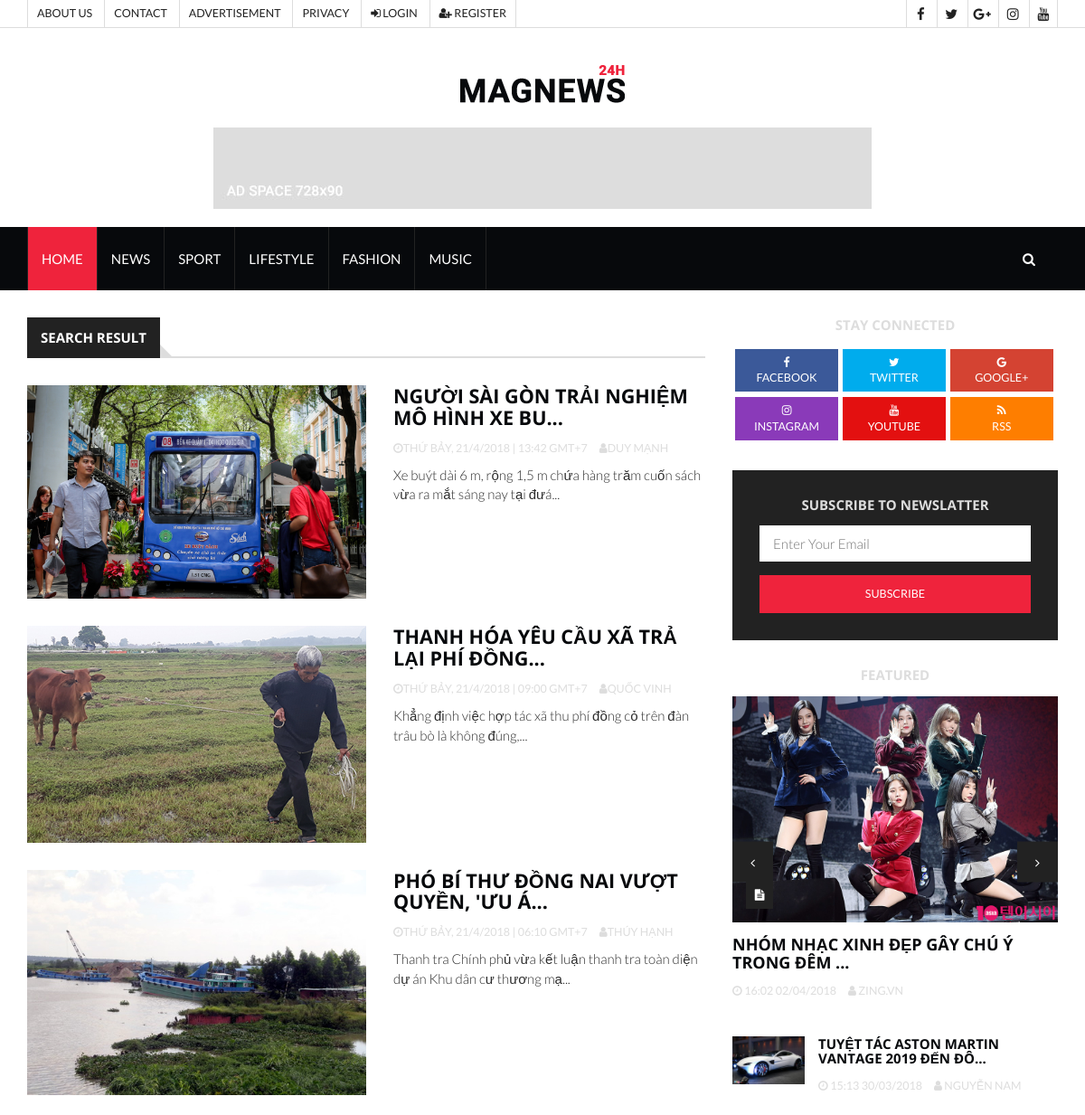
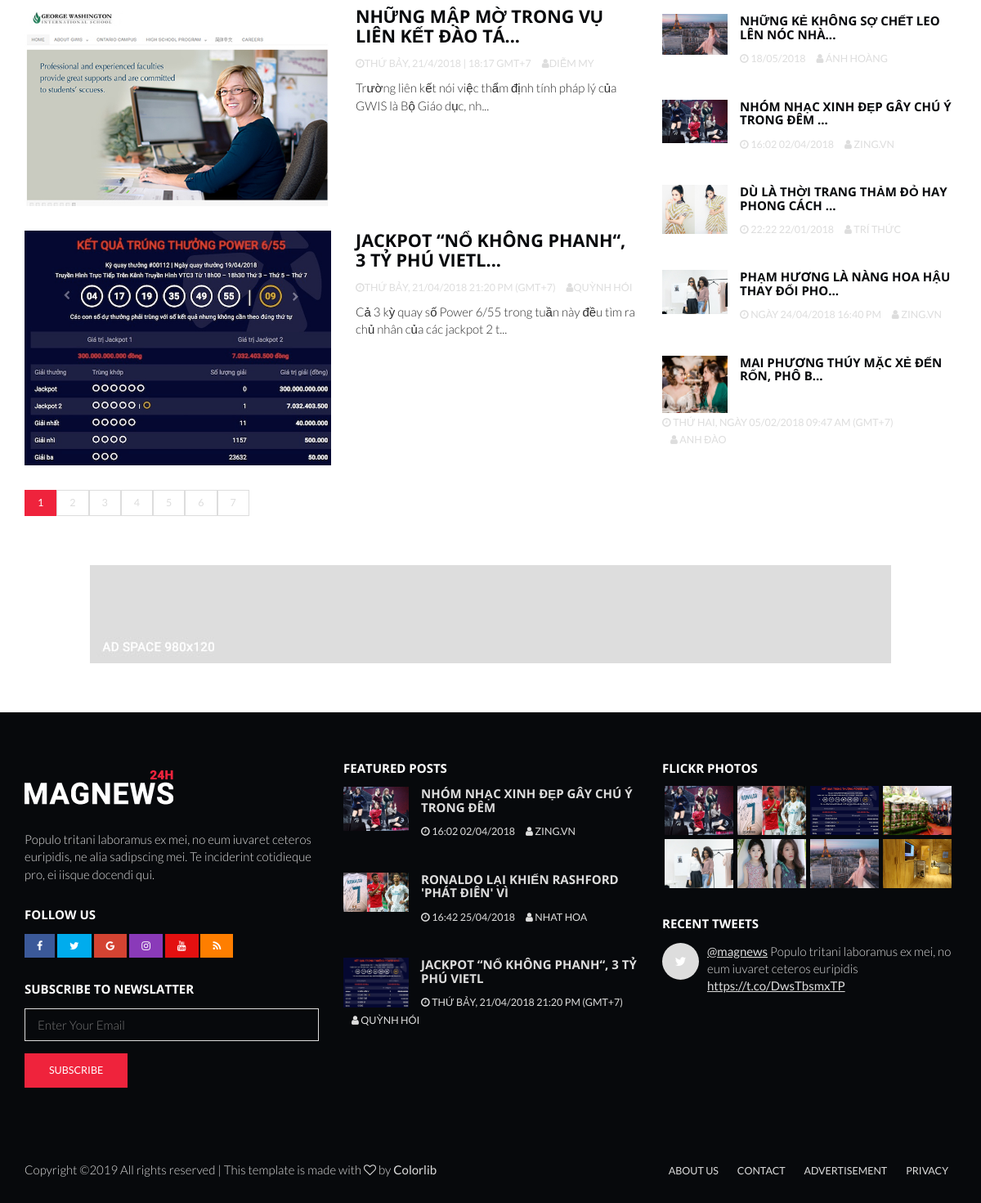
/kq_search.php, run on the app's committed database (2 pictures, top to bottom).
### tables this page shows
CREATE TABLE IF NOT EXISTS `theloai` (
  `idTL` int(11) NOT NULL AUTO_INCREMENT,
  `tenTL` varchar(200) NOT NULL,
  PRIMARY KEY (`idTL`)
);

CREATE TABLE IF NOT EXISTS `tintuc` (
  `id` int(11) NOT NULL AUTO_INCREMENT,
  `tieuDe` varchar(200) NOT NULL,
  `hinhAnh` varchar(200) NOT NULL,
  `noiDung` text NOT NULL,
  `time` varchar(200) NOT NULL,
  `author` varchar(200) NOT NULL,
  `idTL` int(11) NOT NULL,
  `tinnoibat` int(11) NOT NULL,
  PRIMARY KEY (`id`)
);

### kq_search.php (the view, shortened to what this page needs)
<?php
$db = new db();
$user = new users();
?>
<!DOCTYPE html>
<html lang="en">
	<head>
		<link type="text/css" rel="stylesheet" href="public/css/bootstrap.min.css"/>
		<link type="text/css" rel="stylesheet" href="public/css/owl.carousel.css" />
		<link type="text/css" rel="stylesheet" href="public/css/owl.theme.default.css" />
		<link rel="stylesheet" href="public/css/font-awesome.min.css">
		<link type="text/css" rel="stylesheet" href="public/css/style.css"/>
    </head>
	<body>
		<header id="header">
			<div id="top-header">
				<div class="container">
					<div class="header-links">
						<ul>
							<li><a href="#">About us</a></li>
							<li><a href="#">Contact</a></li>
							<li><a href="#">Advertisement</a></li>
							<li><a href="#">Privacy</a></li>
							<?php if (isset($_SESSION['user']))
							{
								$name = $_SESSION['user'];
								$infoUser = $user->getUser($name);
								?>
								<li><a>Hello : <i class="fa fa-user"></i> <?php echo $_SESSION['user'] ?></a></li>
								<li><a href="customer-info/customer.php"><i class="fa fa-cog"></i> My Profile</a></li>
								<li><a href="login/delete.php"><i class="fa fa-sign-out"></i> Logout</a></li>
							<?php }
							else { ?>
								<li><a href="login/index.php"><i class="fa fa-sign-in"></i> Login</a></li>
								<li><a href="register/register.html"><i class="fa fa-user-plus"></i> Register</a></li>
							<?php } ?>
						</ul>
					</div>
					<div class="header-social">
						<ul>
							<li><a href="#"><i class="fa fa-facebook"></i></a></li>
							<li><a href="#"><i class="fa fa-twitter"></i></a></li>
							<li><a href="#"><i class="fa fa-google-plus"></i></a></li>
							<li><a href="#"><i class="fa fa-instagram"></i></a></li>
							<li><a href="#"><i class="fa fa-youtube"></i></a></li>
						</ul>
					</div>
				</div>
			</div>
			<div id="center-header">
				<div class="container">
					<div class="header-logo">
						<a href="index.php" class="logo"><img src="public/images/logo.png" alt=""></a>
					</div>
					<div class="header-ads">
						<img class="center-block" src="public/images/ad-2.jpg" alt="">
					</div>
				</div>
			</div>
			<div id="nav-header">
				<div class="container">
					<nav id="main-nav">
						<ul class="main-nav nav navbar-nav">
							<li class="active"><a href="index.php">Home</a></li>
							<?php
							$tenTheLoai = $db->tenTheLoai();
							foreach ($tenTheLoai as $row) {
						?>
						 <li><a href="theloai.php?idTL=<?php echo $row['idTL'] ?>"><?php echo $row['tenTL'] ?></a></li>
						<?php
						}
						?>
						</ul>
					</nav>
					<div class="button-nav">
						<button class="search-collapse-btn"><i class="fa fa-search"></i></button>
					</div>
				</div>
			</div>
		</header>
		<div class="section">
			<div class="container">
				<div class="row">
					<div class="col-md-8">
						<div class="section-title">
							<h2 class="title">Search Result</h2>
						</div>
						<?php
							$key = $_GET['key'];
							$total_rows = $db->countSearch($key);
							$per_page = 5;
							if (isset($_GET['page']))
							{
								$page = $_GET['page'];
							}
							else
							{
								$page = 1;
							}
							$search = $db->search($key, $page, $per_page);
							foreach ($search as $row) {
						?>
						<article class="article row-article">
							<div class="article-img">
								<a href="post.php?idTL=<?php echo $row['idTL'] ?>&id=<?php echo $row['id'] ?>">
									<img src="public/images/<?php echo $row['hinhAnh'] ?>" alt="">
								</a>
							</div>
							<div class="article-body">
								<h3 class="article-title"><a href="post.php?idTL=<?php echo $row['idTL'] ?>&id=<?php echo $row['id'] ?>"><?php echo substr($row['tieuDe'], 0,50)."..." ?></a></h3>
								<ul class="article-meta">
									<li><i class="fa fa-clock-o"></i><?php echo $row['time'] ?></li>
									<li><i class="fa fa-user"></i><?php echo $row['author'] ?></li>
								</ul>
								<p><?php echo substr($row['noiDung'], 0,100)."..." ?></p>
							</div>
						</article>
						<?php }
						 ?>
						<div class="article-pagination">
							<ul>
							<?php
								$base_url = $_SERVER['PHP_SELF']."?";
								echo $db->create_links($base_url, $total_rows, $page, $per_page);
							?>
							</ul>
						</div>
					</div>
					<div class="col-md-4">
						<div class="widget social-widget">
							<div class="widget-title">
								<h2 class="title">Stay Connected</h2>
							</div>
							<ul>
								<li><a href="#" class="facebook"><i class="fa fa-facebook"></i><br><span>Facebook</span></a></li>
								<li><a href="#" class="twitter"><i class="fa fa-twitter"></i><br><span>Twitter</span></a></li>
								<li><a href="#" class="google"><i class="fa fa-google"></i><br><span>Google+</span></a></li>
								<li><a href="#" class="instagram"><i class="fa fa-instagram"></i><br><span>Instagram</span></a></li>
								<li><a href="#" class="youtube"><i class="fa fa-youtube"></i><br><span>Youtube</span></a></li>
								<li><a href="#" class="rss"><i class="fa fa-rss"></i><br><span>RSS</span></a></li>
							</ul>
						</div>
						<div class="widget subscribe-widget">
							<div class="widget-title">
								<h2 class="title">Subscribe to Newslatter</h2>
							</div>
							<form>
								<input class="input" type="email" placeholder="Enter Your Email">
								<button class="input-btn">Subscribe</button>
							</form>
						</div>
						<div class="widget">
							<div class="widget-title">
								<h2 class="title">FEATURED</h2>
							</div>
							<div id="owl-carousel-3" class="owl-carousel owl-theme center-owl-nav">
								<?php
									$hinhNN = $db->hinhNgauNhien();
									foreach ($hinhNN as $row) {
								?>
								<article class="article">
									<div class="article-img">
										<a href="post.php?idTL=<?php echo $row['idTL'] ?>&id=<?php echo $row['id'] ?>">
											<img src="public/images/<?php echo $row['hinhAnh']?>" style="width: 100%;height: 250px;" alt="">
										</a>
										<ul class="article-info">
											<li class="article-type"><i class="fa fa-file-text"></i></li>
										</ul>
									</div>
									<div class="article-body">
										<h4 class="article-title"><a href="post.php?idTL=<?php echo $row['idTL'] ?>&id=<?php echo $row['id'] ?>"><?php echo substr($row['tieuDe'], 0,50)."..." ?></a></h4>
										<ul class="article-meta">
											<li><i class="fa fa-clock-o"></i> <?php echo $row['time']?></li>
											<li><i class="fa fa-user"></i> <?php echo $row['author']?></li>
										</ul>
									</div>
								</article>
								<?php } ?>
							</div>
							<?php
									$tinMN = $db->tinMoiNhat(6);
									foreach ($tinMN as $row) {
								?>
							<article class="article widget-article">
								<div class="article-img">
									<a href="post.php?idTL=<?php echo $row['idTL'] ?>&id=<?php echo $row['id'] ?>">
										<img src="public/images/<?php echo $row['hinhAnh']?>" alt="">
									</a>
								</div>
								<div class="article-body">
									<h4 class="article-title"><a href="post.php?idTL=<?php echo $row['idTL'] ?>&id=<?php echo $row['id'] ?>"><?php echo substr($row['tieuDe'], 0,50)."..." ?></h4>
									<ul class="article-meta">
										<li><i class="fa fa-clock-o"></i> <?php echo $row['time']?></li>
										<li><i class="fa fa-user"></i> <?php echo $row['author']?></li>
									</ul>
								</div>
							</article>
							<?php } ?>
						</div>
					</div>
				</div>
			</div>
		</div>
		<div class="visible-lg visible-md">
			<img class="center-block" src="public/images/ad-3.jpg" alt="">
		</div>
		<div class="section">
		</div>
		<footer id="footer">
			<div id="top-footer" class="section">
				<div class="container">
					<div class="row">
						<div class="col-md-4">
							<div class="footer-widget about-widget">
								<div class="footer-logo">
									<a href="#" class="logo"><img src="public/images/logo-alt.png" alt=""></a>
									<p>Populo tritani laboramus ex mei, no eum iuvaret ceteros euripidis, ne alia sadipscing mei. Te inciderint cotidieque pro, ei iisque docendi qui.</p>
								</div>
							</div>
							<div class="footer-widget social-widget">
								<div class="widget-title">
									<h3 class="title">Follow Us</h3>
								</div>
								<ul>
									<li><a href="#" class="facebook"><i class="fa fa-facebook"></i></a></li>
									<li><a href="#" class="twitter"><i class="fa fa-twitter"></i></a></li>
									<li><a href="#" class="google"><i class="fa fa-google"></i></a></li>
									<li><a href="#" class="instagram"><i class="fa fa-instagram"></i></a></li>
									<li><a href="#" class="youtube"><i class="fa fa-youtube"></i></a></li>
									<li><a href="#" class="rss"><i class="fa fa-rss"></i></a></li>
								</ul>
							</div>
							<div class="footer-widget subscribe-widget">
								<div class="widget-title">
									<h2 class="title">Subscribe to Newslatter</h2>
								</div>
								<form>
									<input class="input" type="email" placeholder="Enter Your Email">
									<button class="input-btn">Subscribe</button>
								</form>
							</div>
						</div>
						<div class="col-md-4">
							<div class="footer-widget">
								<div class="widget-title">
									<h2 class="title">Featured Posts</h2>
								</div>
								<?php
								$tinNoiBatNN = $db->tinNoiBatNgauNhien(3);
								foreach ($tinNoiBatNN as $row) {
								?>
								<article class="article widget-article">
									<div class="article-img">
										<a href="post.php?idTL=<?php echo $row['idTL'] ?>&id=<?php echo $row['id'] ?>">
											<img src="public/images/<?php echo $row['hinhAnh'] ?>" alt="">
										</a>
									</div>
									<div class="article-body">
										<h4 class="article-title"><a href="post.php?idTL=<?php echo $row['idTL'] ?>&id=<?php echo $row['id'] ?>"><?php echo substr($row['tieuDe']."...", 0,50) ?></a></h4>
										<ul class="article-meta">
											<li><i class="fa fa-clock-o"></i> <?php echo $row['time'] ?></li>
											<li><i class="fa fa-user"></i> <?php echo $row['author'] ?></li>
										</ul>
									</div>
								</article>
								<?php } ?>
							</div>
						</div>
						<div class="col-md-4">
							<div class="footer-widget galery-widget">
								<div class="widget-title">
									<h2 class="title">Flickr Photos</h2>
								</div>
								<ul>
								<?php
									$tinNoiBatNN = $db->tinNoiBatNgauNhien(8);
									foreach ($tinNoiBatNN as $row) {
									?>
									<li><a href="post.php?idTL=<?php echo $row['idTL'] ?>&id=<?php echo $row['id'] ?>"><img src="public/images/<?php echo $row['hinhAnh'] ?>" alt="" style="width: 100%;height: 60px;"></a></li>
								<?php } ?>
								</ul>
							</div>
							<div class="footer-widget tweets-widget">
								<div class="widget-title">
									<h2 class="title">Recent Tweets</h2>
								</div>
								<ul>
									<li class="tweet">
										<i class="fa fa-twitter"></i>
										<div class="tweet-body">
											<p><a href="#">@magnews</a> Populo tritani laboramus ex mei, no eum iuvaret ceteros euripidis <a href="#">https://t.co/DwsTbsmxTP</a></p>
										</div>
									</li>
								</ul>
							</div>
						</div>
					</div>
				</div>
			</div>
			<div id="bottom-footer" class="section">
				<div class="container">
					<div class="row">
						<div class="col-md-6 col-md-push-6">
							<ul class="footer-links">
								<li><a href="#">About us</a></li>
								<li><a href="#">Contact</a></li>
								<li><a href="#">Advertisement</a></li>
								<li><a href="#">Privacy</a></li>
							</ul>
						</div>
						<div class="col-md-6 col-md-pull-6">
							<div class="footer-copyright">
								<span>
Copyright &copy;<script>document.write(new Date().getFullYear());</script> All rights reserved | This template is made with <i class="fa fa-heart-o" aria-hidden="true"></i> by <a href="https://colorlib.com" target="_blank">Colorlib</a>
</span>
							</div>
						</div>
					</div>
				</div>
			</div>
		</footer>
	</body>
</html>

### app/db.php (shortened to what this page needs)
<?php
	class db{
	public static $conn;
	public function __construct(){
		self::$conn = new mysqli(DB_HOST,DB_USER,DB_PASS,DB_NAME);
		self::$conn->set_charset('utf8');
	}
	public function tenTheLoai(){
		$sql="SELECT * FROM theloai";
		$result = self::$conn->query($sql);
		$arr = array();
		while($row = $result->fetch_assoc()){
			$arr[] = $row;
		}
		return $arr;
	}
	public function tinNoiBatNgauNhien($count){
		$sql="SELECT * FROM tintuc WHERE tinNoiBat = 1 ORDER BY RAND() LIMIT $count";
		$result = self::$conn->query($sql);
		$arr = array();
		while($row = $result->fetch_assoc()){
			$arr[] = $row;
		}
		return $arr;
	}
	public function hinhNgauNhien(){
		$sql="SELECT * FROM tintuc WHERE hinhAnh ORDER BY RAND()";
		$result = self::$conn->query($sql);
		$arr = array();
		while($row = $result->fetch_assoc()){
			$arr[] = $row;
		}
		return $arr;
	}
	public function tinMoiNhat($count){
		$sql="SELECT * FROM tintuc, theloai WHERE tintuc.idTL = theloai.idTL ORDER BY id DESC LIMIT $count";
		$result = self::$conn->query($sql);
		$arr = array();
		while($row = $result->fetch_assoc()){
			$arr[] = $row;
		}
		return $arr;
	}
	public function search($key, $page, $per_page){
		$first_link = ($page - 1) * $per_page;
		$sql="SELECT * FROM tintuc WHERE tieuDe LIKE '%".$key."%' LIMIT $first_link,$per_page";
		$result = self::$conn->query($sql);
		$arr = array();
		while($row = $result->fetch_assoc()){
			$arr[] = $row;
		}
		return $arr;
	}
	public function countSearch($key){
		$sql="SELECT * FROM tintuc WHERE tieuDe LIKE '%".$key."%'";
		$result = self::$conn->query($sql);
		return $result->num_rows;
	}
	public function create_links ($base_url, $total_rows, $page, $per_page){
		$total_links = ceil($total_rows/$per_page);
		$link ="";
		for($j=1; $j <= $total_links ; $j++)
		{
			if ($j == $page)
			{
				$link = $link."<li class='active'><a href='".$base_url."page=$j'> $j </a></li>";
			}
			else
			{
				$link = $link."<li><a href='".$base_url."page=$j'> $j </a></li>";
			}
		}
		return $link;
	}
}

### data on the page
theloai: tenTL "NEWS"
theloai: tenTL "SPORT"
theloai: tenTL "LIFESTYLE"
theloai: tenTL "FASHION"
theloai: tenTL "MUSIC"
tintuc: hinhAnh (picture), tieuDe "NGƯỜI SÀI GÒN TRẢI NGHIỆM MÔ HÌNH XE BU", time "THỨ BẢY, 21/4/2018 | 13:42 GMT+7", author "DUY MẠNH", noiDung "Xe buýt dài 6 m, rộng 1,5 m chứa hàng trăm cuốn sách vừa ra mắt sáng nay tại đưá"
tintuc: hinhAnh (picture), tieuDe "THANH HÓA YÊU CẦU XÃ TRẢ LẠI PHÍ ĐỒNG", time "THỨ BẢY, 21/4/2018 | 09:00 GMT+7", author "QUỐC VINH", noiDung "Khẳng định việc hợp tác xã thu phí đồng cỏ trên đàn trâu bò là không đúng,"
tintuc: hinhAnh (picture), tieuDe "PHÓ BÍ THƯ ĐỒNG NAI VƯỢT QUYỀN, 'ƯU Á", time "THỨ BẢY, 21/4/2018 | 06:10 GMT+7", author "THÚY HẠNH", noiDung "Thanh tra Chính phủ vừa kết luận thanh tra toàn diện dự án Khu dân cư thương mạ"
tintuc: hinhAnh (picture), tieuDe "NHỮNG MẬP MỜ TRONG VỤ LIÊN KẾT ĐÀO TÁ", time "THỨ BẢY, 21/4/2018 | 18:17 GMT+7", author "DIỄM MY", noiDung "Trường liên kết nói việc thẩm định tính pháp lý của GWIS là Bộ Giáo dục, nh"
tintuc: hinhAnh (picture), tieuDe "JACKPOT “NỔ KHÔNG PHANH“, 3 TỶ PHÚ VIETL", time "THỨ BẢY, 21/04/2018 21:20 PM (GMT+7)", author "QUỲNH HÓI", noiDung "Cả 3 kỳ quay số Power 6/55 trong tuần này đều tìm ra chủ nhân của các jackpot 2 t"
tintuc: hinhAnh (picture), tieuDe "NHÓM NHẠC XINH ĐẸP GÂY CHÚ Ý TRONG ĐÊM", time "16:02 02/04/2018", author "ZING.VN"
tintuc: hinhAnh (picture), tieuDe "TUYỆT TÁC ASTON MARTIN VANTAGE 2019 ĐẾN ĐÔ", time "15:13 30/03/2018", author "NGUYỄN NAM"
tintuc: hinhAnh (picture), tieuDe "NHỮNG KẺ KHÔNG SỢ CHẾT LEO LÊN NÓC NHÀ", time "18/05/2018", author "ÁNH HOÀNG"
tintuc: hinhAnh (picture), tieuDe "DÙ LÀ THỜI TRANG THẢM ĐỎ HAY PHONG CÁCH", time "22:22 22/01/2018", author "TRÍ THỨC"
tintuc: hinhAnh (picture), tieuDe "PHẠM HƯƠNG LÀ NÀNG HOA HẬU THAY ĐỔI PHO", time "NGÀY 24/04/2018 16:40 PM", author "ZING.VN"
tintuc: hinhAnh (picture), tieuDe "MAI PHƯƠNG THÚY MẶC XẺ ĐẾN RỐN, PHÔ B", time "THỨ HAI, NGÀY 05/02/2018 09:47 AM (GMT+7)", author "ANH ĐÀO"
tintuc: hinhAnh (picture), tieuDe "RONALDO LẠI KHIẾN RASHFORD 'PHÁT ĐIÊN' VÌ", time "16:42 25/04/2018", author "NHAT HOA"
tintuc: hinhAnh (picture)
tintuc: hinhAnh (picture)
tintuc: hinhAnh (picture)
